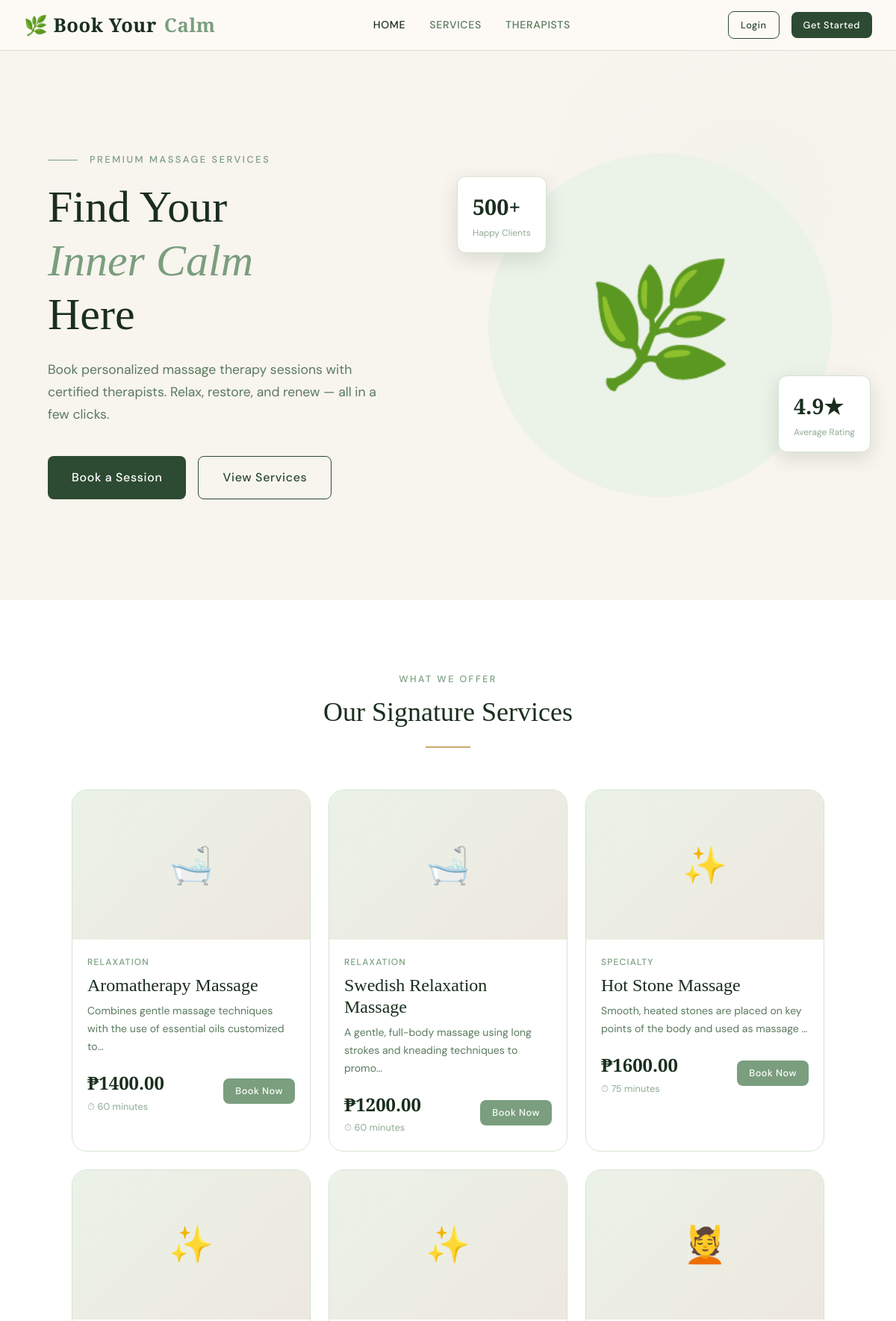
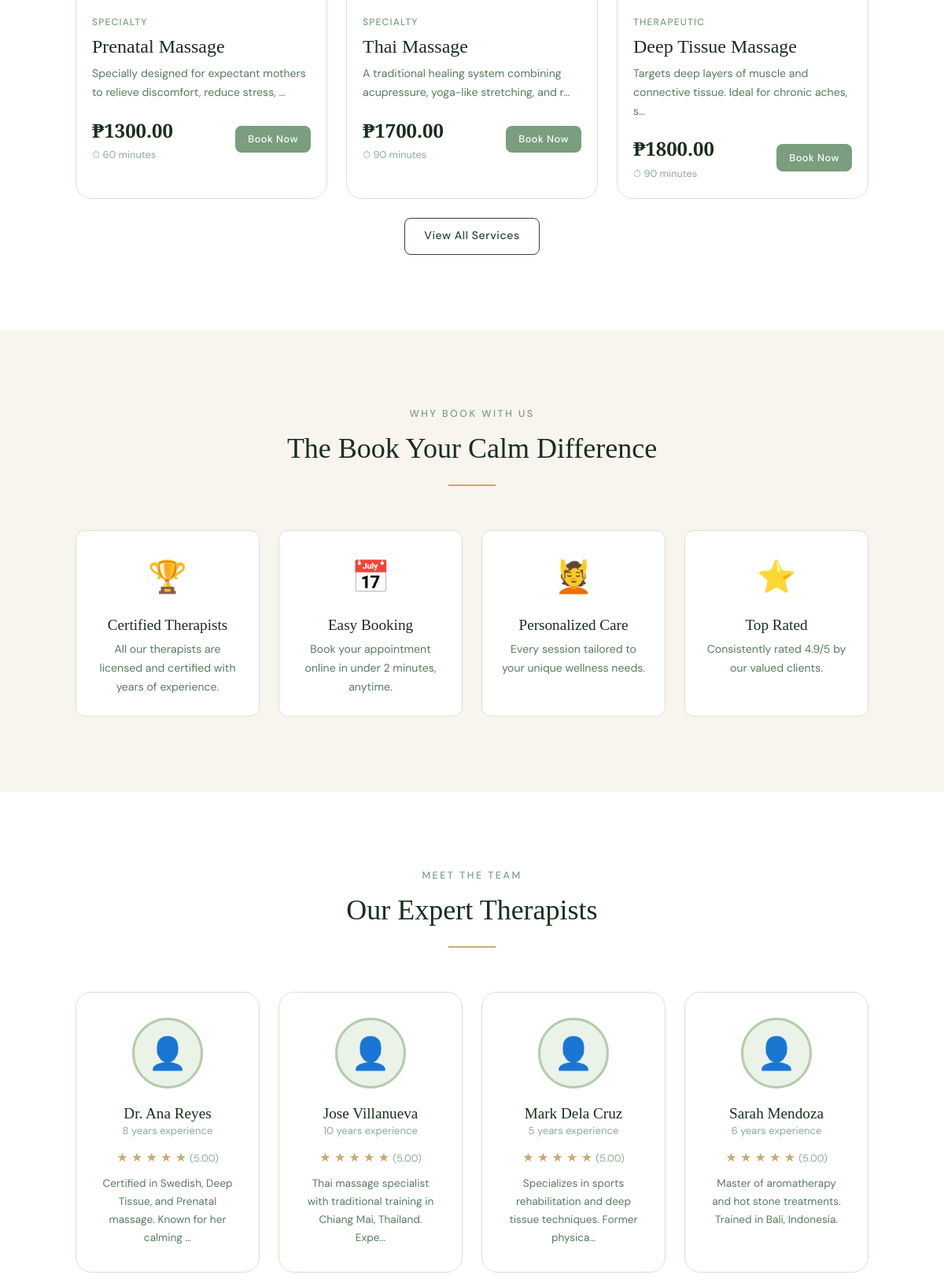
The page / (upper part) on the database its author committed (2 pictures, top to bottom).
### appointments/models.py (models this page shows, shortened)
class MassageService(models.Model):
    CATEGORY_CHOICES = [
        ('relaxation', 'Relaxation'),
        ('therapeutic', 'Therapeutic'),
        ('specialty', 'Specialty'),
    ]
    name = models.CharField(max_length=100)
    description = models.TextField()
    duration_minutes = models.PositiveIntegerField()
    price = models.DecimalField(max_digits=8, decimal_places=2)
    category = models.CharField(max_length=20, choices=CATEGORY_CHOICES, default='relaxation')
    image = models.ImageField(upload_to='services/', null=True, blank=True)
    is_active = models.BooleanField(default=True)
    created_at = models.DateTimeField(auto_now_add=True)
    class Meta:
        ordering = ['category', 'name']

class Therapist(models.Model):
    user = models.OneToOneField(User, on_delete=models.CASCADE, null=True, blank=True)
    name = models.CharField(max_length=100)
    bio = models.TextField(blank=True)
    specializations = models.ManyToManyField(MassageService, blank=True)
    profile_picture = models.ImageField(upload_to='therapists/', null=True, blank=True)
    years_experience = models.PositiveIntegerField(default=0)
    is_available = models.BooleanField(default=True)
    rating = models.DecimalField(max_digits=3, decimal_places=2, default=5.00)
    class Meta:
        ordering = ['name']

### appointments/views.py (the view)
# urls.py: path('', views.home, name='home'),
def home(request):
    services = MassageService.objects.filter(is_active=True)[:6]
    therapists = Therapist.objects.filter(is_available=True)[:4]
    reviews = Review.objects.select_related('client', 'therapist').order_by('-created_at')[:6]
    context = {'services': services, 'therapists': therapists, 'reviews': reviews}
    return render(request, 'appointments/home.html', context)

### appointments/context_processors.py (called while the page is built)
def today_date(request):
    return {'today': datetime.date.today()}

### templates/appointments/home.html (shortened to what this page needs)
{% extends 'appointments/base.html' %}
{% block content %}
<section class="hero">
  <div class="fade-in">
    <div class="hero-eyebrow">Premium Massage Services</div>
    <h1>Find Your<br><em>Inner Calm</em><br>Here</h1>
    <p class="hero-desc">Book personalized massage therapy sessions with certified therapists. Relax, restore, and renew — all in a few clicks.</p>
    <div class="hero-actions">
      <a href="/book/" class="btn btn-primary btn-lg">Book a Session</a>
      <a href="/services/" class="btn btn-outline btn-lg">View Services</a>
    </div>
  </div>
  <div class="hero-visual fade-in fade-in-delay-2">
    <div class="hero-circle">🌿</div>
    <div class="hero-floating hero-floating-1">
      <div class="hero-floating-stat">500+</div>
      <div class="hero-floating-label">Happy Clients</div>
    </div>
    <div class="hero-floating hero-floating-2">
      <div class="hero-floating-stat">4.9★</div>
      <div class="hero-floating-label">Average Rating</div>
    </div>
  </div>
</section>
<section class="section" style="background: white;">
  <div class="section-header fade-in">
    <div class="section-eyebrow">What We Offer</div>
    <h2>Our Signature Services</h2>
    <div class="section-divider"></div>
  </div>
  <div class="container">
    <div class="service-grid">
      {% for service in services %}
      <div class="service-card fade-in">
        <div class="service-card-img">
          {% if service.category == 'relaxation' %}🛁
          {% elif service.category == 'therapeutic' %}💆
          {% else %}✨{% endif %}
        </div>
        <div class="service-card-body">
          <div class="service-card-category">{{ service.get_category_display }}</div>
          <h3 style="margin: 0.25rem 0 0.5rem;">{{ service.name }}</h3>
          <p style="font-size:0.88rem; color:var(--text-secondary); margin-bottom:1rem;">{{ service.description|truncatechars:80 }}</p>
          <div style="display:flex; justify-content:space-between; align-items:center; flex-wrap:wrap; gap:0.5rem;">
            <div>
              <div class="service-card-price">₱{{ service.price }}</div>
              <div class="service-duration">⏱ {{ service.duration_minutes }} minutes</div>
            </div>
            <a href="/book/?service={{ service.pk }}" class="btn btn-sm btn-sage">Book Now</a>
          </div>
        </div>
      </div>
      {% empty %}
      <p class="text-muted">No services available at the moment.</p>
      {% endfor %}
    </div>
    <div class="text-center mt-3">
      <a href="/services/" class="btn btn-outline">View All Services</a>
    </div>
  </div>
</section>
<section class="section" style="background: var(--ivory);">
  <div class="container">
    <div class="section-header">
      <div class="section-eyebrow">Why Book With Us</div>
      <h2>The Book Your Calm Difference</h2>
      <div class="section-divider"></div>
    </div>
    <div class="grid-4">
      {% for item in "1234" %}
      <div class="card text-center fade-in">
        <div class="card-body">
          <div style="font-size:2.5rem; margin-bottom:1rem;">
            {% if forloop.counter == 1 %}🏆{% elif forloop.counter == 2 %}📅{% elif forloop.counter == 3 %}💆{% else %}⭐{% endif %}
          </div>
          <h4>
            {% if forloop.counter == 1 %}Certified Therapists
            {% elif forloop.counter == 2 %}Easy Booking
            {% elif forloop.counter == 3 %}Personalized Care
            {% else %}Top Rated{% endif %}
          </h4>
          <p style="font-size:0.88rem; color:var(--text-secondary); margin-top:0.5rem;">
            {% if forloop.counter == 1 %}All our therapists are licensed and certified with years of experience.
            {% elif forloop.counter == 2 %}Book your appointment online in under 2 minutes, anytime.
            {% elif forloop.counter == 3 %}Every session tailored to your unique wellness needs.
            {% else %}Consistently rated 4.9/5 by our valued clients.{% endif %}
          </p>
        </div>
      </div>
      {% endfor %}
    </div>
  </div>
</section>
{% if therapists %}
<section class="section" style="background: white;">
  <div class="container">
    <div class="section-header">
      <div class="section-eyebrow">Meet The Team</div>
      <h2>Our Expert Therapists</h2>
      <div class="section-divider"></div>
    </div>
    <div class="grid-4">
      {% for t in therapists %}
      <div class="therapist-card fade-in">
        <div class="therapist-avatar">👤</div>
        <h4>{{ t.name }}</h4>
        <div class="therapist-exp">{{ t.years_experience }} years experience</div>
        <div class="therapist-rating" style="margin:0.5rem 0;">
          {% for i in "12345" %}
            {% if forloop.counter <= t.rating %}★{% else %}☆{% endif %}
          {% endfor %}
          <span style="font-size:0.8rem; color:var(--text-muted);">({{ t.rating }})</span>
        </div>
        {% if t.bio %}<p style="font-size:0.85rem; color:var(--text-secondary);">{{ t.bio|truncatechars:80 }}</p>{% endif %}
      </div>
      {% endfor %}
    </div>
  </div>
</section>
{% endif %}
{% endblock %}

### rows shown on the page
MassageService: category "RELAXATION", name "Aromatherapy Massage", description "Combines gentle massage techniques with the use of essential oils customized to…", price "1400.00", duration_minutes "60"
MassageService: category "RELAXATION", name "Swedish Relaxation Massage", description "A gentle, full-body massage using long strokes and kneading techniques to promo…", price "1200.00", duration_minutes "60"
MassageService: category "SPECIALTY", name "Hot Stone Massage", description "Smooth, heated stones are placed on key points of the body and used as massage …", price "1600.00", duration_minutes "75"
MassageService: category "SPECIALTY", name "Prenatal Massage", description "Specially designed for expectant mothers to relieve discomfort, reduce stress, …", price "1300.00", duration_minutes "60"
MassageService: category "SPECIALTY", name "Thai Massage", description "A traditional healing system combining acupressure, yoga-like stretching, and r…", price "1700.00", duration_minutes "90"
MassageService: category "THERAPEUTIC", name "Deep Tissue Massage", description "Targets deep layers of muscle and connective tissue. Ideal for chronic aches, s…", price "1800.00", duration_minutes "90"
Therapist: name "Dr. Ana Reyes", years_experience "8", rating "5.00", bio "Certified in Swedish, Deep Tissue, and Prenatal massage. Known for her calming …"
Therapist: name "Jose Villanueva", years_experience "10", rating "5.00", bio "Thai massage specialist with traditional training in Chiang Mai, Thailand. Expe…"
Therapist: name "Mark Dela Cruz", years_experience "5", rating "5.00", bio "Specializes in sports rehabilitation and deep tissue techniques. Former physica…"
Therapist: name "Sarah Mendoza", years_experience "6", rating "5.00", bio "Master of aromatherapy and hot stone treatments. Trained in Bali, Indonesia."
